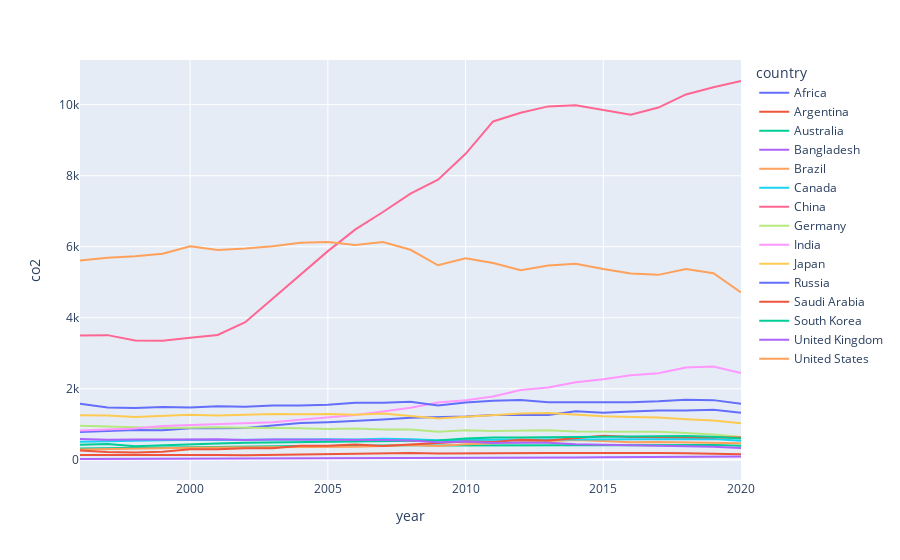

The cell this chart's notebook holds for it:
### Code cell
fig = px.line(final_df, x = 'year', y = 'co2', color='country')

fig.show()

### Figure 1 — Plotly figure (JSON) as saved in the notebook; plotly's stock layout.template omitted (floating-point values rounded to 4 significant figures)
{"data": [{"hovertemplate": "country=Africa<br>year=%{x}<br>co2=%{y}<extra></extra>", "legendgroup": "Africa", "line": {"color": "#636efa", "dash": "solid"}, "marker": {"symbol": "circle"}, "mode": "lines", "name": "Africa", "orientation": "v", "showlegend": true, "type": "scatter", "x": [1996, 1997, 1998, 1999, 2000, 2001, 2002, 2003, 2004, 2005, 2006, 2007, 2008, 2009, 2010, 2011, 2012, 2013, 2014, 2015, 2016, 2017, 2018, 2019, 2020], "xaxis": "x", "y": [783.3, 812.9, 838.0, 830.4, 886.6, 884.2, 892.6, 967.2, 1037.0, 1057.0, 1090.0, 1132.0, 1181.0, 1191.0, 1218.0, 1259.0, 1253.0, 1260.0, 1364.0, 1323.0, 1357.0, 1384.0, 1386.0, 1408.0, 1326.0], "yaxis": "y"}, {"hovertemplate": "country=Argentina<br>year=%{x}<br>co2=%{y}<extra></extra>", "legendgroup": "Argentina", "line": {"color": "#EF553B", "dash": "solid"}, "marker": {"symbol": "circle"}, "mode": "lines", "name": "Argentina", "orientation": "v", "showlegend": true, "type": "scatter", "x": [1996, 1997, 1998, 1999, 2000, 2001, 2002, 2003, 2004, 2005, 2006, 2007, 2008, 2009, 2010, 2011, 2012, 2013, 2014, 2015, 2016, 2017, 2018, 2019, 2020], "xaxis": "x", "y": [134.8, 137.6, 139.5, 147.3, 142.4, 134.0, 124.4, 134.6, 157.0, 161.4, 174.6, 174.2, 188.1, 178.9, 186.7, 190.3, 191.7, 190.1, 188.7, 192.4, 191.0, 187.8, 181.1, 167.6, 157.0], "yaxis": "y"}, {"hovertemplate": "country=Australia<br>year=%{x}<br>co2=%{y}<extra></extra>", "legendgroup": "Australia", "line": {"color": "#00cc96", "dash": "solid"}, "marker": {"symbol": "circle"}, "mode": "lines", "name": "Australia", "orientation": "v", "showlegend": true, "type": "scatter", "x": [1996, 1997, 1998, 1999, 2000, 2001, 2002, 2003, 2004, 2005, 2006, 2007, 2008, 2009, 2010, 2011, 2012, 2013, 2014, 2015, 2016, 2017, 2018, 2019, 2020], "xaxis": "x", "y": [316.3, 327.1, 338.7, 346.6, 351.8, 360.5, 367.1, 373.2, 386.8, 387.6, 397.3, 401.9, 409.7, 401.3, 404.5, 405.3, 402.7, 393.2, 399.3, 403.3, 415.9, 414.8, 416.0, 414.5, 391.9], "yaxis": "y"}, {"hovertemplate": "country=Bangladesh<br>year=%{x}<br>co2=%{y}<extra></extra>", "legendgroup": "Bangladesh", "line": {"color": "#ab63fa", "dash": "solid"}, "marker": {"symbol": "circle"}, "mode": "lines", "name": "Bangladesh", "orientation": "v", "showlegend": true, "type": "scatter", "x": [1996, 1997, 1998, 1999, 2000, 2001, 2002, 2003, 2004, 2005, 2006, 2007, 2008, 2009, 2010, 2011, 2012, 2013, 2014, 2015, 2016, 2017, 2018, 2019, 2020], "xaxis": "x", "y": [21.49, 23.13, 23.2, 25.07, 26.52, 31.04, 31.98, 33.46, 35.95, 37.68, 41.69, 42.64, 45.3, 49.15, 53.99, 56.56, 60.69, 61.78, 65.98, 73.28, 76.48, 80.94, 82.6, 94.22, 92.84], "yaxis": "y"}, {"hovertemplate": "country=Brazil<br>year=%{x}<br>co2=%{y}<extra></extra>", "legendgroup": "Brazil", "line": {"color": "#FFA15A", "dash": "solid"}, "marker": {"symbol": "circle"}, "mode": "lines", "name": "Brazil", "orientation": "v", "showlegend": true, "type": "scatter", "x": [1996, 1997, 1998, 1999, 2000, 2001, 2002, 2003, 2004, 2005, 2006, 2007, 2008, 2009, 2010, 2011, 2012, 2013, 2014, 2015, 2016, 2017, 2018, 2019, 2020], "xaxis": "x", "y": [289.3, 306.9, 317.4, 327.3, 340.2, 346.2, 347.8, 344.6, 361.4, 364.4, 368.9, 390.6, 412.6, 389.8, 440.3, 462.6, 498.3, 532.4, 557.9, 529.4, 492.7, 500.8, 483.7, 485.8, 467.4], "yaxis": "y"}, {"hovertemplate": "country=Canada<br>year=%{x}<br>co2=%{y}<extra></extra>", "legendgroup": "Canada", "line": {"color": "#19d3f3", "dash": "solid"}, "marker": {"symbol": "circle"}, "mode": "lines", "name": "Canada", "orientation": "v", "showlegend": true, "type": "scatter", "x": [1996, 1997, 1998, 1999, 2000, 2001, 2002, 2003, 2004, 2005, 2006, 2007, 2008, 2009, 2010, 2011, 2012, 2013, 2014, 2015, 2016, 2017, 2018, 2019, 2020], "xaxis": "x", "y": [507, 521.3, 529.0, 543.7, 566.6, 559.0, 564.7, 582.3, 580.8, 575.9, 571.4, 594.7, 579.4, 546.6, 558.8, 569.9, 569.3, 573.7, 570.6, 573.1, 559.6, 569.4, 579.5, 582.4, 535.8], "yaxis": "y"}, {"hovertemplate": "country=China<br>year=%{x}<br>co2=%{y}<extra></extra>", "legendgroup": "China", "line": {"color": "#FF6692", "dash": "solid"}, "marker": {"symbol": "circle"}, "mode": "lines", "name": "China", "orientation": "v", "showlegend": true, "type": "scatter", "x": [1996, 1997, 1998, 1999, 2000, 2001, 2002, 2003, 2004, 2005, 2006, 2007, 2008, 2009, 2010, 2011, 2012, 2013, 2014, 2015, 2016, 2017, 2018, 2019, 2020], "xaxis": "x", "y": [3503.0, 3510.0, 3360.0, 3350.0, 3439.0, 3515.0, 3873.0, 4545.0, 5224.0, 5877.0, 6489.0, 6979.0, 7497.0, 7887.0, 8617.0, 9529.0, 9776.0, 9953.0, 9986.0, 9848.0, 9720.0, 9920.0, 10290.0, 10490.0, 10670.0], "yaxis": "y"}, {"hovertemplate": "country=Germany<br>year=%{x}<br>co2=%{y}<extra></extra>", "legendgroup": "Germany", "line": {"color": "#B6E880", "dash": "solid"}, "marker": {"symbol": "circle"}, "mode": "lines", "name": "Germany", "orientation": "v", "showlegend": true, "type": "scatter", "x": [1996, 1997, 1998, 1999, 2000, 2001, 2002, 2003, 2004, 2005, 2006, 2007, 2008, 2009, 2010, 2011, 2012, 2013, 2014, 2015, 2016, 2017, 2018, 2019, 2020], "xaxis": "x", "y": [959.2, 931.3, 923.4, 895.9, 899.9, 916.6, 900.0, 901.2, 887.1, 866.7, 878.3, 851.6, 854.9, 790.3, 832.9, 809.2, 814.0, 831.5, 792.6, 795.6, 800.7, 785.9, 754.1, 711.4, 644.3], "yaxis": "y"}, {"hovertemplate": "country=India<br>year=%{x}<br>co2=%{y}<extra></extra>", "legendgroup": "India", "line": {"color": "#FF97FF", "dash": "solid"}, "marker": {"symbol": "circle"}, "mode": "lines", "name": "India", "orientation": "v", "showlegend": true, "type": "scatter", "x": [1996, 1997, 1998, 1999, 2000, 2001, 2002, 2003, 2004, 2005, 2006, 2007, 2008, 2009, 2010, 2011, 2012, 2013, 2014, 2015, 2016, 2017, 2018, 2019, 2020], "xaxis": "x", "y": [825.9, 859.7, 877.7, 951.7, 978.9, 992.6, 1023.0, 1060.0, 1125.0, 1186.0, 1260.0, 1358.0, 1463.0, 1613.0, 1678.0, 1780.0, 1964.0, 2037.0, 2186.0, 2269.0, 2382.0, 2434.0, 2600.0, 2626.0, 2442.0], "yaxis": "y"}, {"hovertemplate": "country=Japan<br>year=%{x}<br>co2=%{y}<extra></extra>", "legendgroup": "Japan", "line": {"color": "#FECB52", "dash": "solid"}, "marker": {"symbol": "circle"}, "mode": "lines", "name": "Japan", "orientation": "v", "showlegend": true, "type": "scatter", "x": [1996, 1997, 1998, 1999, 2000, 2001, 2002, 2003, 2004, 2005, 2006, 2007, 2008, 2009, 2010, 2011, 2012, 2013, 2014, 2015, 2016, 2017, 2018, 2019, 2020], "xaxis": "x", "y": [1252.0, 1245.0, 1205.0, 1242.0, 1264.0, 1250.0, 1279.0, 1287.0, 1283.0, 1290.0, 1267.0, 1303.0, 1232.0, 1163.0, 1215.0, 1265.0, 1306.0, 1315.0, 1264.0, 1223.0, 1204.0, 1188.0, 1143.0, 1106.0, 1031.0], "yaxis": "y"}, {"hovertemplate": "country=Russia<br>year=%{x}<br>co2=%{y}<extra></extra>", "legendgroup": "Russia", "line": {"color": "#636efa", "dash": "solid"}, "marker": {"symbol": "circle"}, "mode": "lines", "name": "Russia", "orientation": "v", "showlegend": true, "type": "scatter", "x": [1996, 1997, 1998, 1999, 2000, 2001, 2002, 2003, 2004, 2005, 2006, 2007, 2008, 2009, 2010, 2011, 2012, 2013, 2014, 2015, 2016, 2017, 2018, 2019, 2020], "xaxis": "x", "y": [1580.0, 1475.0, 1458.0, 1486.0, 1471.0, 1508.0, 1496.0, 1526.0, 1531.0, 1548.0, 1607.0, 1605.0, 1637.0, 1529.0, 1613.0, 1665.0, 1680.0, 1619.0, 1623.0, 1623.0, 1619.0, 1646.0, 1692.0, 1679.0, 1577.0], "yaxis": "y"}, {"hovertemplate": "country=Saudi Arabia<br>year=%{x}<br>co2=%{y}<extra></extra>", "legendgroup": "Saudi Arabia", "line": {"color": "#EF553B", "dash": "solid"}, "marker": {"symbol": "circle"}, "mode": "lines", "name": "Saudi Arabia", "orientation": "v", "showlegend": true, "type": "scatter", "x": [1996, 1997, 1998, 1999, 2000, 2001, 2002, 2003, 2004, 2005, 2006, 2007, 2008, 2009, 2010, 2011, 2012, 2013, 2014, 2015, 2016, 2017, 2018, 2019, 2020], "xaxis": "x", "y": [258.3, 215.8, 207.2, 226.0, 296.4, 296.6, 325.7, 326.5, 394.6, 395.9, 431.3, 386.5, 432.3, 465.8, 517.7, 497.7, 563.2, 540.8, 609.2, 674.9, 639.1, 639.4, 622.0, 622.4, 625.5], "yaxis": "y"}, {"hovertemplate": "country=South Korea<br>year=%{x}<br>co2=%{y}<extra></extra>", "legendgroup": "South Korea", "line": {"color": "#00cc96", "dash": "solid"}, "marker": {"symbol": "circle"}, "mode": "lines", "name": "South Korea", "orientation": "v", "showlegend": true, "type": "scatter", "x": [1996, 1997, 1998, 1999, 2000, 2001, 2002, 2003, 2004, 2005, 2006, 2007, 2008, 2009, 2010, 2011, 2012, 2013, 2014, 2015, 2016, 2017, 2018, 2019, 2020], "xaxis": "x", "y": [421.1, 445.2, 378.4, 411.0, 440.5, 456.2, 476.8, 486.0, 492.2, 499.6, 504.5, 522.9, 534.0, 539.2, 595.6, 624.5, 628.9, 635.8, 630.6, 635.2, 639.3, 655.7, 671.6, 648.0, 597.6], "yaxis": "y"}, {"hovertemplate": "country=United Kingdom<br>year=%{x}<br>co2=%{y}<extra></extra>", "legendgroup": "United Kingdom", "line": {"color": "#ab63fa", "dash": "solid"}, "marker": {"symbol": "circle"}, "mode": "lines", "name": "United Kingdom", "orientation": "v", "showlegend": true, "type": "scatter", "x": [1996, 1997, 1998, 1999, 2000, 2001, 2002, 2003, 2004, 2005, 2006, 2007, 2008, 2009, 2010, 2011, 2012, 2013, 2014, 2015, 2016, 2017, 2018, 2019, 2020], "xaxis": "x", "y": [588.2, 562.3, 567.6, 561.1, 567.6, 576.3, 560.1, 571.5, 572.9, 570.0, 567.6, 559.2, 544.5, 493.9, 511.6, 469.5, 487.5, 477.4, 438.5, 422.3, 399.3, 387.6, 381.9, 369.0, 329.6], "yaxis": "y"}, {"hovertemplate": "country=United States<br>year=%{x}<br>co2=%{y}<extra></extra>", "legendgroup": "United States", "line": {"color": "#FFA15A", "dash": "solid"}, "marker": {"symbol": "circle"}, "mode": "lines", "name": "United States", "orientation": "v", "showlegend": true, "type": "scatter", "x": [1996, 1997, 1998, 1999, 2000, 2001, 2002, 2003, 2004, 2005, 2006, 2007, 2008, 2009, 2010, 2011, 2012, 2013, 2014, 2015, 2016, 2017, 2018, 2019, 2020], "xaxis": "x", "y": [5611.0, 5686.0, 5731.0, 5805.0, 6011.0, 5905.0, 5947.0, 6012.0, 6114.0, 6135.0, 6052.0, 6131.0, 5914.0, 5478.0, 5676.0, 5540.0, 5339.0, 5474.0, 5523.0, 5372.0, 5248.0, 5208.0, 5375.0, 5256.0, 4713.0], "yaxis": "y"}], "layout": {"autosize": true, "legend": {"title": {"text": "country"}, "tracegroupgap": 0}, "margin": {"t": 60}, "xaxis": {"anchor": "y", "autorange": true, "domain": [0, 1], "range": [1996, 2020], "title": {"text": "year"}, "type": "linear"}, "yaxis": {"anchor": "x", "autorange": true, "domain": [0, 1], "range": [-570.0, 11260.0], "title": {"text": "co2"}, "type": "linear"}}}
